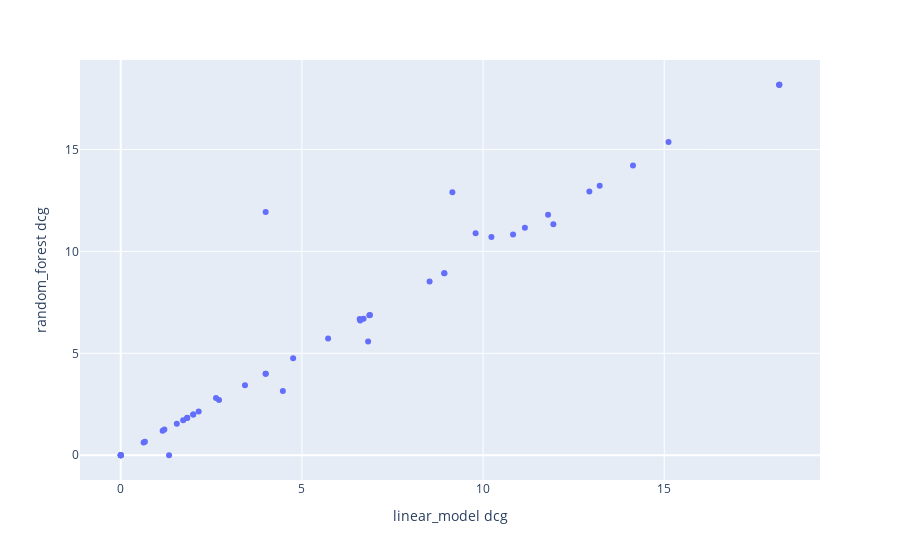

Notebook code cell kept with this figure:
### Markdown cell above
## Visiualization

### Code cell
px.scatter(
    df_metrics_merged,
    x="linear_model dcg",
    y="random_forest dcg",
    hover_data=df_metrics_merged.columns,
)

### Figure 1 — Plotly figure (JSON) as saved in the notebook; plotly's stock layout.template omitted (floating-point values rounded to 4 significant figures; data arrays with more than 128 entries replaced by an {"elided": "..."} marker saying what was removed)
{"data": [{"customdata": {"elided": "50x11 mixed values"}, "hovertemplate": "linear_model dcg=%{x}<br>random_forest dcg=%{y}<br>query=%{customdata[0]}<br>linear_model ndcg=%{customdata[1]}<br>linear_model prec@10=%{customdata[2]}<br>linear_model ratio_of_ratings=%{customdata[3]}<br>random_forest ndcg=%{customdata[4]}<br>random_forest prec@10=%{customdata[5]}<br>random_forest ratio_of_ratings=%{customdata[6]}<br>dcg=%{customdata[7]}<br>ndcg=%{customdata[8]}<br>prec@10=%{customdata[9]}<br>ratio_of_ratings=%{customdata[10]}<extra></extra>", "legendgroup": "", "marker": {"color": "#636efa", "symbol": "circle"}, "mode": "markers", "name": "", "orientation": "v", "showlegend": false, "type": "scatter", "x": [1.723, 2.151, 1.835, 5.723, 6.702, 8.933, 18.17, 0, 0, 10.83, 1.156, 4, 4.758, 3.429, 4, 11.15, 9.794, 12.93, 0.6309, 18.17, 6.595, 6.861, 1.333, 4, 0, 11.79, 9.153, 6.609, 2.712, 0, 6.879, 2, 1.204, 8.927, 15.12, 10.23, 18.17, 0.6667, 11.94, 4.474, 6.828, 2, 1.547, 8.524, 2.629, 14.14, 1.833, 13.22, 0, 0], "xaxis": "x", "y": [1.723, 2.151, 1.835, 5.723, 6.702, 8.933, 18.17, 0, 0, 10.83, 1.204, 4, 4.758, 3.429, 11.93, 11.15, 10.88, 12.93, 0.6309, 18.17, 6.687, 6.861, 0, 4, 0, 11.79, 12.9, 6.609, 2.712, 0, 6.879, 2, 1.262, 8.927, 15.36, 10.7, 18.17, 0.6667, 11.33, 3.148, 5.574, 2, 1.547, 8.524, 2.809, 14.21, 1.833, 13.22, 0, 0], "yaxis": "y"}], "layout": {"autosize": true, "legend": {"tracegroupgap": 0}, "margin": {"t": 60}, "xaxis": {"anchor": "y", "autorange": true, "domain": [0, 1], "range": [-1.168, 19.34], "title": {"text": "linear_model dcg"}, "type": "linear"}, "yaxis": {"anchor": "x", "autorange": true, "domain": [0, 1], "range": [-1.407, 19.58], "title": {"text": "random_forest dcg"}, "type": "linear"}}}
